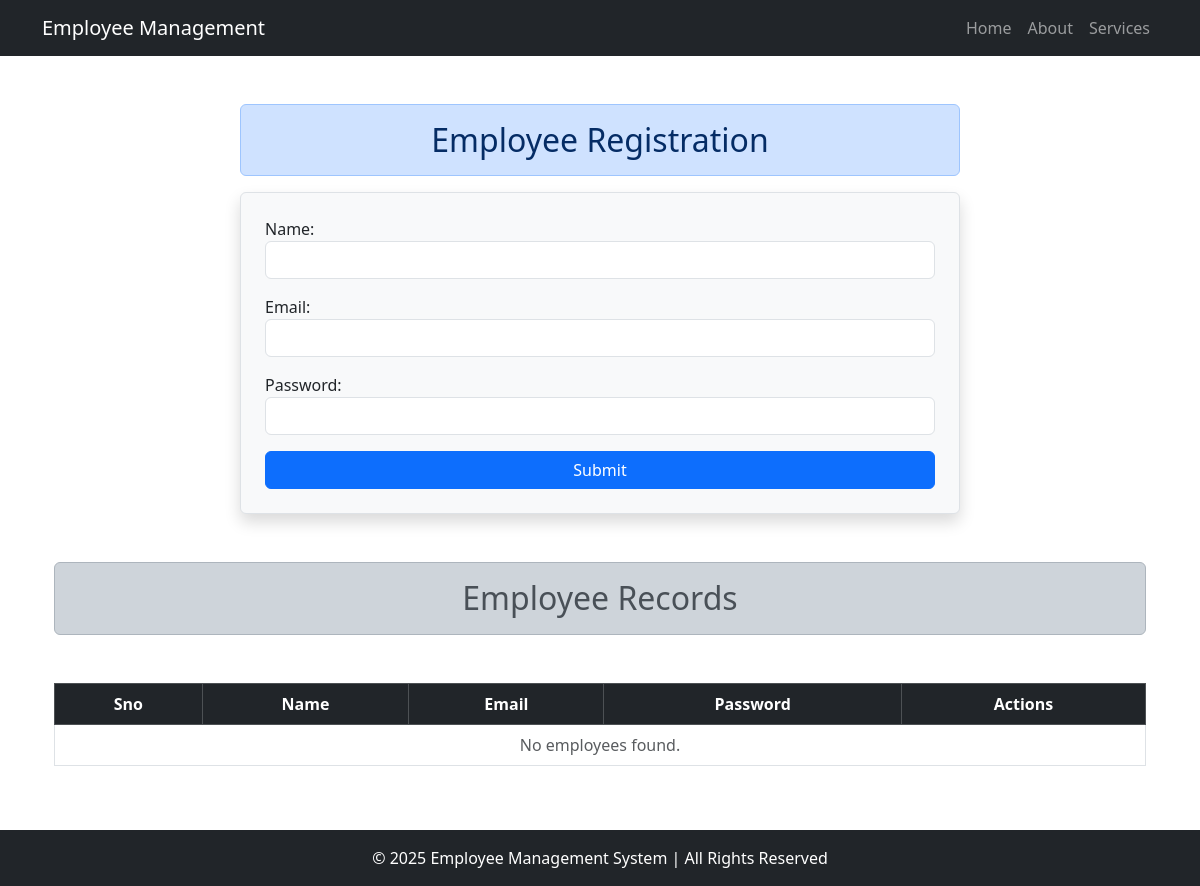
/, run on an earlier commit of the app's database.
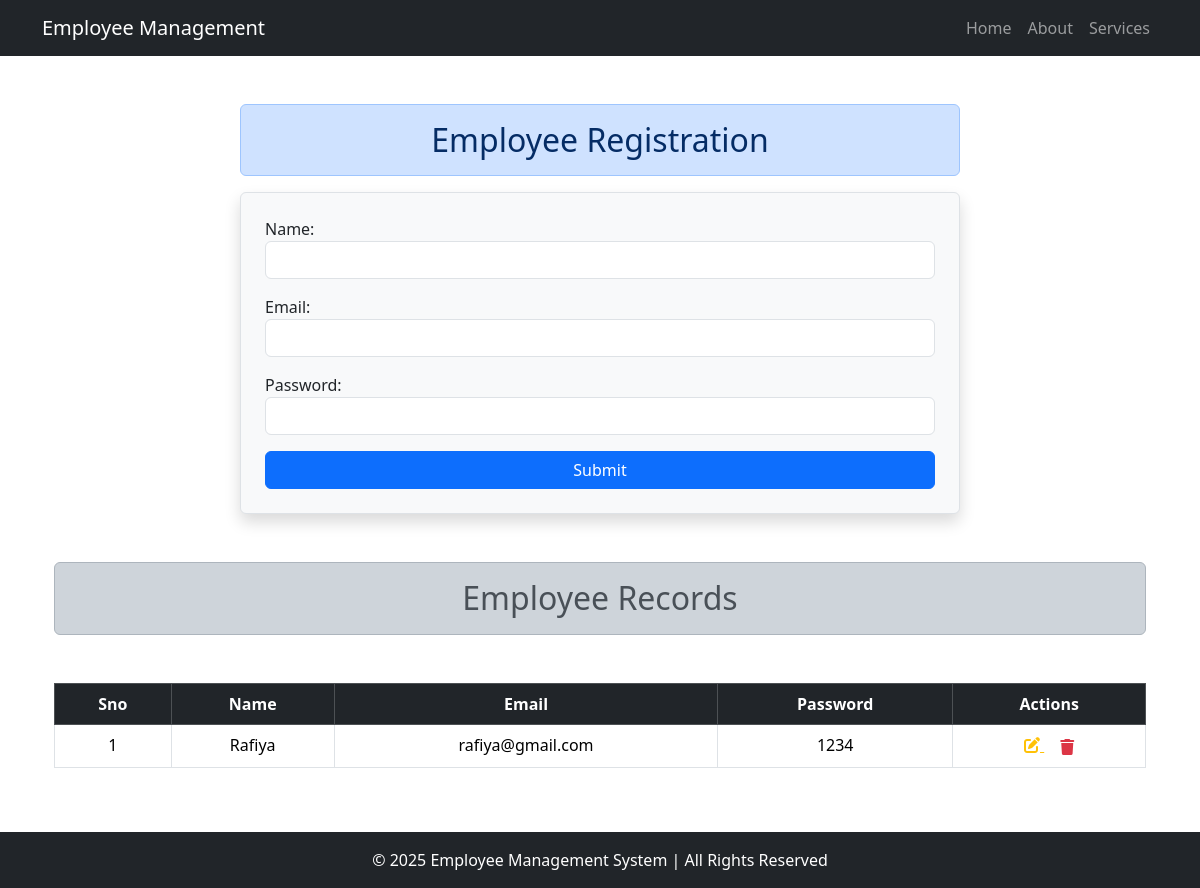
And on a later commit of the database.
### app1/models.py (models this page shows, shortened)
class Employee(models.Model):
    name = models.CharField(max_length=25,null=True)
    email = models.EmailField(max_length=60,null=True)
    password = models.CharField(max_length=25,null=True)

### app1/views.py (the view)
# urls.py: path('',views.HomePage,name='home'),
def HomePage(request):
    form = EmployeForm()  # 🔹 Initialize form outside of if block
    if request.method == "POST":
        form = EmployeForm(request.POST)
        if form.is_valid():  # 🔹 Always check if form is valid before saving
            form.save()
            form = EmployeForm()  # Reset form after saving
    datas = Employee.objects.all()
    context = {
        'form': form,
        'datas': datas
    }
    return render(request, 'app1/index.html', context)

### app1/forms.py
class EmployeForm(ModelForm):
    class Meta:
        model = Employee
        fields = '__all__'
        widgets={
            'name' : forms.TextInput(attrs={'class':'form-control'}),
            'email' : forms.EmailInput(attrs={'class':'form-control'}),
            'password' : forms.PasswordInput(attrs={'class':'form-control'},render_value=True),
        }

### templates/app1/index.html (shortened to what this page needs)
{% extends "app1/base.html" %}
{% block content %}
<div class="container">
    <div class="row">
        <div class="col-md-8 offset-md-2">
            <h2 class="alert alert-primary text-center">Employee Registration</h2>
            <form action="" method="POST" class="p-4 border rounded bg-light shadow">
                {{ form.as_p }}
                <button type="submit" class="btn btn-primary w-100">Submit</button>
            </form>
        </div>
    </div>
    <h2 class="alert alert-dark text-center my-5">Employee Records</h2>
    <div class="table-responsive">
        <table class="table table-hover table-bordered">
            <thead class="table-dark text-center">
                <tr>
                    <th>Sno</th>
                    <th>Name</th>
                    <th>Email</th>
                    <th>Password</th>
                    <th>Actions</th>
                </tr>
            </thead>
            <tbody class="text-center">
                {% for data in datas %}
                <tr>
                    <td>{{ data.id }}</td>
                    <td>{{ data.name }}</td>
                    <td>{{ data.email }}</td>
                    <td>{{data.password}}</td>
                    <td>
                        <a href="{% url 'update' data.id %}" class="text-warning me-3">
                            <i class="fa-solid fa-pen-to-square"></i>
                        </a>
                        <form action="{% url 'delete' data.id %}" method="POST" class="d-inline">
                            <button type="submit" class="btn btn-link text-danger p-0 border-0">
                                <i class="fa-solid fa-trash"></i>
                            </button>
                        </form>
                    </td>
                </tr>
                {% empty %}
                <tr>
                    <td colspan="5" class="text-center text-muted">No employees found.</td>
                </tr>
                {% endfor %}
            </tbody>
        </table>
    </div>
</div>
{% endblock content %}

What changed in the data, as far as the page shows it:
added Employee: id "1", name "Rafiya", email "rafiya@gmail.com", password "1234"
Also different on the page:
text no longer shown: "No employees found."
